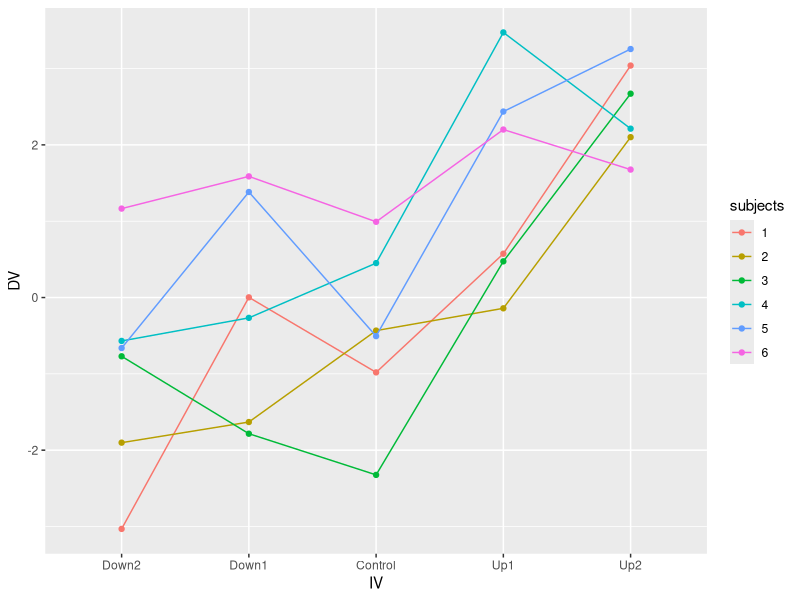

Recreate this plot in R. (Note: this script raises an error after producing the figure.)
## ---- chunk 1
knitr::opts_chunk$set(echo = TRUE)
## ---- chunk 2
library(ggplot2)
library(tibble)
library(dplyr)

data1<-tibble(subjects=rep(1:6,each=5),
              IV=rep(c("Down2","Down1","Control","Up1","Up2"),6),
              DV=rnorm(6*5,c(-2,-1,0,1,2),1))%>%
  mutate(DV=DV+rep(rnorm(6,0,1),each=5))

data1$IV<-factor(data1$IV,levels=c("Down2","Down1","Control","Up1","Up2"))
data1$subjects<-as.factor(data1$subjects)

ggplot(data1,aes(x=IV,y=DV,group=subjects,color=subjects))+geom_point()+geom_line()

## ---- chunk 3

save_p<-c()

for (i in 1000){

data2<-tibble(subjects=rep(1:6,each=5),
              IV=rep(c("Down2","Down1","Control","Up1","Up2"),6),
              DV=rnorm(6*5,c(-.2,-.1,0,.1,.2),1))%>%
  mutate(DV=DV+rep(rnorm(6,0,1),each=5))

data2$IV<-factor(data2$IV,levels=c("Down2","Down1","Control","Up1","Up2"))
data2$subjects<-as.factor(data2$subjects)

save_aov<-summary(aov(DV~IV+Error(subjects),data2))
save_p[i]<-save_aov[2]$`Error: Within`[[1]]$`Pr(>F)`[1]}

length(save_p[save_p<.05])/1000

#my output is off for some reason I think, even though the code works fine. The numbers seem to be too high in every run
## ---- chunk 4

godden_baddeley <- tribble(~Subjects,~LearningPlace,~TestingPlace,~Recall,
        "s1","On Land","On Land",34,
        "s2","On Land","On Land",37,
        "s3","On Land","On Land",27,
        "s4","On Land","On Land",43,
        "s5","On Land","On Land",44,
        "s1","On Land","Under Sea",18,
        "s2","On Land","Under Sea",21,
        "s3","On Land","Under Sea",25,
        "s4","On Land","Under Sea",37,
        "s5","On Land","Under Sea",34,
        "s1","Under Sea","On Land",14,
        "s2","Under Sea","On Land",21,
        "s3","Under Sea","On Land",31,
        "s4","Under Sea","On Land",27,
        "s5","Under Sea","On Land",32,
        "s1","Under Sea","Under Sea",22,
        "s2","Under Sea","Under Sea",25,
        "s3","Under Sea","Under Sea",33,
        "s4","Under Sea","Under Sea",33,
        "s5","Under Sea","Under Sea",42
        )

# convert IVs to factors
godden_baddeley <- godden_baddeley %>%
  mutate(Subjects = as.factor(Subjects),
         LearningPlace = as.factor(LearningPlace),
         TestingPlace = as.factor(TestingPlace))


#main effect of learning place

library(dplyr)

LearningPlace_means<-godden_baddeley%>%
  group_by(Subjects,LearningPlace)%>%
  summarize(mean_recall=mean(Recall))

t.test(mean_recall~LearningPlace,paired=TRUE,data=LearningPlace_means)

land<-LearningPlace_means%>%
  filter(LearningPlace=="On Land")%>%
  select(mean_recall)

sea<-LearningPlace_means%>%
  filter(LearningPlace=="Under Sea")%>%
  select(mean_recall)

t.test(land$mean_recall - sea$mean_recall,mu=0)


#main effect of testing place

TestingPlace_means<-godden_baddeley%>%
  group_by(Subjects,TestingPlace)%>%
  summarize(mean_recall=mean(Recall))

t.test(mean_recall~TestingPlace,paired=TRUE,data=TestingPlace_means)

land<-TestingPlace_means%>%
  filter(TestingPlace=="On Land")%>%
  select(mean_recall)

sea<-TestingPlace_means%>%
  filter(TestingPlace=="Under Sea")%>%
  select(mean_recall)

t.test(land$mean_recall - sea$mean_recall,mu=0)

#Interaction

LandLand<-godden_baddeley%>%
  filter(LearningPlace=="On Land", TestingPlace=="On Land")%>%
  pull(Recall)

LandSea<-godden_baddeley%>%
  filter(LearningPlace=="On Land", TestingPlace=="Under Sea")%>%
  pull(Recall)

LandLand-LandSea

SeaLand<-godden_baddeley%>%
  filter(LearningPlace=="Under Sea", TestingPlace=="On Land")%>%
  pull(Recall)

SeaSea<-godden_baddeley%>%
  filter(LearningPlace=="Under Sea", TestingPlace=="Under Sea")%>%
  pull(Recall)

SeaLand-SeaSea

t.test((LandLand-LandSea)-(SeaLand-SeaSea),mu=0)

aov_out <- aov(Recall ~ LearningPlace*TestingPlace + Error(Subjects/(LearningPlace*TestingPlace)), godden_baddeley)
summary(aov_out)

## ---- chunk 5
library(tidyr)

sphericity <- tribble(~S, ~a1, ~a2, ~a3, ~a4,
        "s1",76,64,34,26,
        "s2",60,48,46,30,
        "s3",58,34,32,28,
        "s4",46,46,32,28,
        "s5",30,18,36,28)

sphericity<-pivot_longer(sphericity, cols=!S, names_to="IV", values_to="DV")

ggplot(sphericity, aes(x=IV, y=DV, color=S, group=S))+geom_point()+geom_line()
## ---- chunk 6

sphericity <- tribble(~S, ~a1, ~a2, ~a3, ~a4,
        "s1",76,64,34,26,
        "s2",60,48,18,10,
        "s3",58,46,16,8,
        "s4",46,34,4,-4,
        "s5",30,18,-12,-20)

sphericity<-pivot_longer(sphericity, cols=!S, names_to="IV", values_to="DV")

ggplot(sphericity, aes(x=IV, y=DV, color=S, group=S))+geom_point()+geom_line()
## ---- chunk 7

sphericity <- tribble(~S, ~a1, ~a2, ~a3, ~a4,
        "s1",76,64,34,26,
        "s2",60,48,18,10,
        "s3",58,46,16,8,
        "s4",46,34,4,-4,
        "s5",30,18,-12,-20)

textbook<-sphericity

## selecting the table of values in each column
textbook[,2:5]

## computing the covariation matrix
cov(textbook[,2:5])

## ta
colMeans(cov(textbook[,2:5]))
#>  a1  a2  a3  a4 
#> 138 138  14  -2

## sa-s
colMeans(cov(textbook[,2:5])) - mean(cov(textbook[,2:5]))
#>  a1  a2  a3  a4 
#>  66  66 -58 -74

## double-centering

cov_matrix <- cov(textbook[,2:5])
col_mean_matrix <- cov_matrix*0 + colMeans(cov_matrix)
row_mean_matrix <- t(cov_matrix*0 + rowMeans(cov_matrix))
dc_matrix <- cov_matrix - col_mean_matrix -row_mean_matrix + mean(cov_matrix)

## greenhouse-geisser
sum(diag(dc_matrix))^2 / ((dim(dc_matrix)[1]-1)*sum(dc_matrix^2))
#> [1] 0.4459613
